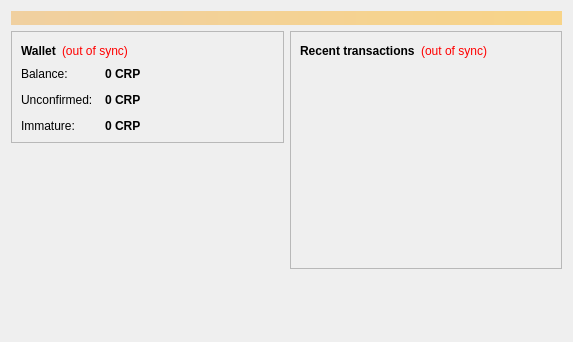
<?xml version="1.0" encoding="UTF-8"?>
<ui version="4.0">
 <class>OverviewPage</class>
 <widget class="QWidget" name="OverviewPage">
  <property name="geometry">
   <rect>
    <x>0</x>
    <y>0</y>
    <width>573</width>
    <height>342</height>
   </rect>
  </property>
  <property name="windowTitle">
   <string>Form</string>
  </property>
  <layout class="QVBoxLayout" name="topLayout">
   <item>
    <widget class="QLabel" name="labelAlerts">
     <property name="visible">
      <bool>false</bool>
     </property>
     <property name="styleSheet">
      <string notr="true">background-color: qlineargradient(x1: 0, y1: 0, x2: 1, y2: 0, stop:0 #F0D0A0, stop:1 #F8D488); color:#000000;</string>
     </property>
     <property name="wordWrap">
      <bool>true</bool>
     </property>
     <property name="margin">
      <number>3</number>
     </property>
    </widget>
   </item>
   <item>
    <layout class="QHBoxLayout" name="horizontalLayout" stretch="1,1">
     <item>
      <layout class="QVBoxLayout" name="verticalLayout_2">
       <item>
        <widget class="QFrame" name="frame">
         <property name="frameShape">
          <enum>QFrame::StyledPanel</enum>
         </property>
         <property name="frameShadow">
          <enum>QFrame::Raised</enum>
         </property>
         <layout class="QVBoxLayout" name="verticalLayout_4">
          <item>
           <layout class="QHBoxLayout" name="horizontalLayout_4">
            <item>
             <widget class="QLabel" name="label_5">
              <property name="font">
               <font>
                <weight>75</weight>
                <bold>true</bold>
               </font>
              </property>
              <property name="text">
               <string>Wallet</string>
              </property>
             </widget>
            </item>
            <item>
             <widget class="QLabel" name="labelWalletStatus">
              <property name="toolTip">
               <string>The displayed information may be out of date. Your wallet automatically synchronizes with the Cryptotest network after a connection is established, but this process has not completed yet.</string>
              </property>
              <property name="styleSheet">
               <string notr="true">QLabel { color: red; }</string>
              </property>
              <property name="text">
               <string notr="true">(out of sync)</string>
              </property>
              <property name="alignment">
               <set>Qt::AlignLeading|Qt::AlignLeft|Qt::AlignVCenter</set>
              </property>
             </widget>
            </item>
            <item>
             <spacer name="horizontalSpacer_2">
              <property name="orientation">
               <enum>Qt::Horizontal</enum>
              </property>
              <property name="sizeHint" stdset="0">
               <size>
                <width>40</width>
                <height>20</height>
               </size>
              </property>
             </spacer>
            </item>
           </layout>
          </item>
          <item>
           <layout class="QFormLayout" name="formLayout_2">
            <property name="fieldGrowthPolicy">
             <enum>QFormLayout::AllNonFixedFieldsGrow</enum>
            </property>
            <property name="horizontalSpacing">
             <number>12</number>
            </property>
            <property name="verticalSpacing">
             <number>12</number>
            </property>
            <item row="0" column="0">
             <widget class="QLabel" name="label">
              <property name="text">
               <string>Balance:</string>
              </property>
             </widget>
            </item>
            <item row="0" column="1">
             <widget class="QLabel" name="labelBalance">
              <property name="font">
               <font>
                <weight>75</weight>
                <bold>true</bold>
               </font>
              </property>
              <property name="cursor">
               <cursorShape>IBeamCursor</cursorShape>
              </property>
              <property name="toolTip">
               <string>Your current balance</string>
              </property>
              <property name="text">
               <string notr="true">0 CRP</string>
              </property>
              <property name="textInteractionFlags">
               <set>Qt::LinksAccessibleByMouse|Qt::TextSelectableByKeyboard|Qt::TextSelectableByMouse</set>
              </property>
             </widget>
            </item>
            <item row="1" column="0">
             <widget class="QLabel" name="label_3">
              <property name="text">
               <string>Unconfirmed:</string>
              </property>
             </widget>
            </item>
            <item row="1" column="1">
             <widget class="QLabel" name="labelUnconfirmed">
              <property name="font">
               <font>
                <weight>75</weight>
                <bold>true</bold>
               </font>
              </property>
              <property name="cursor">
               <cursorShape>IBeamCursor</cursorShape>
              </property>
              <property name="toolTip">
               <string>Total of transactions that have yet to be confirmed, and do not yet count toward the current balance</string>
              </property>
              <property name="text">
               <string notr="true">0 CRP</string>
              </property>
              <property name="textInteractionFlags">
               <set>Qt::LinksAccessibleByMouse|Qt::TextSelectableByKeyboard|Qt::TextSelectableByMouse</set>
              </property>
             </widget>
            </item>
            <item row="2" column="0">
             <widget class="QLabel" name="labelImmatureText">
              <property name="text">
               <string>Immature:</string>
              </property>
             </widget>
            </item>
            <item row="2" column="1">
             <widget class="QLabel" name="labelImmature">
              <property name="font">
               <font>
                <weight>75</weight>
                <bold>true</bold>
               </font>
              </property>
              <property name="toolTip">
               <string>Mined balance that has not yet matured</string>
              </property>
              <property name="text">
               <string notr="true">0 CRP</string>
              </property>
              <property name="textInteractionFlags">
               <set>Qt::LinksAccessibleByMouse|Qt::TextSelectableByKeyboard|Qt::TextSelectableByMouse</set>
              </property>
             </widget>
            </item>
           </layout>
          </item>
         </layout>
        </widget>
       </item>
       <item>
        <spacer name="verticalSpacer">
         <property name="orientation">
          <enum>Qt::Vertical</enum>
         </property>
         <property name="sizeHint" stdset="0">
          <size>
           <width>20</width>
           <height>40</height>
          </size>
         </property>
        </spacer>
       </item>
        <item>
         <widget class="QLabel" name="label_wallet_bgcoin">
          <property name="text">
           <string/>
          </property>
          <property name="pixmap">
           <pixmap resource="../bitcoin.qrc">:/images/wallet_bgcoin</pixmap>
          </property>
          <property name="scaledContents">
           <bool>false</bool>
          </property>
          <property name="alignment">
           <set>Qt::AlignCenter</set>
          </property>
          <property name="margin">
           <number>-2</number>
          </property>
         </widget>
        </item>
        <item>
         <widget class="QLabel" name="label_6">
          <property name="text">
           <string/>
          </property>
         </widget>
        </item>
      </layout>
     </item>
     <item>
      <layout class="QVBoxLayout" name="verticalLayout_3">
       <item>
        <widget class="QFrame" name="frame_2">
         <property name="frameShape">
          <enum>QFrame::StyledPanel</enum>
         </property>
         <property name="frameShadow">
          <enum>QFrame::Raised</enum>
         </property>
         <layout class="QVBoxLayout" name="verticalLayout">
          <item>
           <layout class="QHBoxLayout" name="horizontalLayout_2">
            <item>
             <widget class="QLabel" name="label_4">
              <property name="text">
               <string>&lt;b&gt;Recent transactions&lt;/b&gt;</string>
              </property>
             </widget>
            </item>
            <item>
             <widget class="QLabel" name="labelTransactionsStatus">
              <property name="toolTip">
               <string>The displayed information may be out of date. Your wallet automatically synchronizes with the Cryptotest network after a connection is established, but this process has not completed yet.</string>
              </property>
              <property name="styleSheet">
               <string notr="true">QLabel { color: red; }</string>
              </property>
              <property name="text">
               <string notr="true">(out of sync)</string>
              </property>
              <property name="alignment">
               <set>Qt::AlignRight|Qt::AlignTrailing|Qt::AlignVCenter</set>
              </property>
             </widget>
            </item>
            <item>
             <spacer name="horizontalSpacer">
              <property name="orientation">
               <enum>Qt::Horizontal</enum>
              </property>
              <property name="sizeHint" stdset="0">
               <size>
                <width>40</width>
                <height>20</height>
               </size>
              </property>
             </spacer>
            </item>
           </layout>
          </item>
          <item>
           <widget class="QListView" name="listTransactions">
            <property name="styleSheet">
             <string notr="true">QListView { background: transparent; }</string>
            </property>
            <property name="frameShape">
             <enum>QFrame::NoFrame</enum>
            </property>
            <property name="verticalScrollBarPolicy">
             <enum>Qt::ScrollBarAlwaysOff</enum>
            </property>
            <property name="horizontalScrollBarPolicy">
             <enum>Qt::ScrollBarAlwaysOff</enum>
            </property>
            <property name="selectionMode">
             <enum>QAbstractItemView::NoSelection</enum>
            </property>
           </widget>
          </item>
         </layout>
        </widget>
       </item>
       <item>
        <spacer name="verticalSpacer_2">
         <property name="orientation">
          <enum>Qt::Vertical</enum>
         </property>
         <property name="sizeHint" stdset="0">
          <size>
           <width>20</width>
           <height>40</height>
          </size>
         </property>
        </spacer>
       </item>
      </layout>
     </item>
    </layout>
   </item>
  </layout>
 </widget>
 <resources/>
 <connections/>
</ui>
